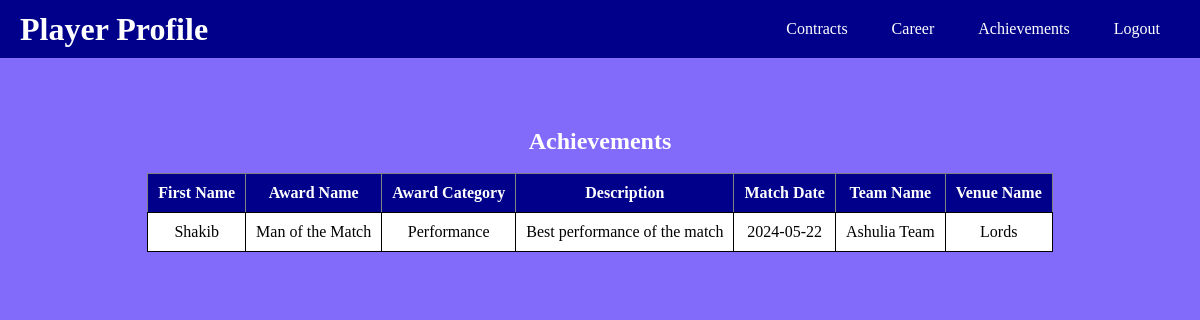
The page /Cricket-Club-Player-Achievement/award.php (signed in) on the database its author committed.
### tables this page shows
CREATE TABLE `Awards` (
  `award_id` int(11) NOT NULL,
  `player_id` int(11) NOT NULL,
  `award_name` varchar(200) NOT NULL,
  `award_category` varchar(100) NOT NULL,
  `description` varchar(50) DEFAULT NULL,
  `match_id` int(11) DEFAULT NULL
);

CREATE TABLE `Player` (
  `player_id` int(11) NOT NULL,
  `first_name` varchar(50) NOT NULL,
  `middle_name` varchar(50) DEFAULT NULL,
  `last_name` varchar(50) NOT NULL,
  `email` varchar(100) NOT NULL,
  `phone_number` varchar(20) NOT NULL,
  `nationality` varchar(50) NOT NULL,
  `dob` date NOT NULL,
  `age` int(11) DEFAULT NULL CHECK (`age` > 12)
);

CREATE TABLE `Matches` (
  `match_id` int(11) NOT NULL,
  `match_date` date NOT NULL,
  `home_team_id` int(11) NOT NULL,
  `away_team_id` int(11) NOT NULL,
  `result` varchar(50) DEFAULT NULL,
  `venue_id` int(11) NOT NULL
);

CREATE TABLE `Team` (
  `team_id` int(11) NOT NULL,
  `team_name` varchar(50) NOT NULL,
  `club_id` int(11) NOT NULL
);

CREATE TABLE `Venue` (
  `venue_id` int(11) NOT NULL,
  `venue_name` varchar(200) NOT NULL,
  `location` varchar(200) NOT NULL
);

### Cricket-Club-Player-Achievement/award.php (the view, shortened to what this page needs)
<?php
include("database.php");
$username = $_SESSION['username'];
$query_awards = "SELECT * FROM Awards NATURAL JOIN Player NATURAL JOIN  Player_Login NATURAL JOIN Matches NATURAL JOIN Venue NATURAL JOIN Contracts NATURAL JOIN Team where Player_Login.username = '$username'";
$result_awards = mysqli_query($conn, $query_awards);
$total = mysqli_num_rows($result_awards);
?>
<!DOCTYPE html>
<html lang="en">
<head>
    <link rel="stylesheet" href="style.css">
</head>
<body>
<div class="navbar">
    <h1>Player Profile</h1>
    <div justify-content-end>
    <a href="display_contracts.php">Contracts</a>
    <a href="career.php">Career</a>
    <a href="award.php">Achievements</a>
    <a class="logout" href="logout.php">Logout</a>
    </div>
</div>
<div class="table-container">
    <?php
    if ($total != 0) {
        echo "<h2>Achievements</h2><br>";
        echo "<table border='1' cellspacing='7'>
            <tr>
                <th>First Name</th>
                <th>Award Name</th>
                <th>Award Category</th>
                <th>Description</th>
                <th>Match Date</th>
                <th>Team Name</th>
                <th>Venue Name</th>
            </tr>";
        while($row = mysqli_fetch_assoc($result_awards)) {
            echo "<tr>
                <td>{$row['first_name']}</td>
                <td>{$row['award_name']}</td>
                <td>{$row['award_category']}</td>
                <td>{$row['description']}</td>
                <td>{$row['match_date']}</td>
                <td>{$row['team_name']}</td>
                <td>{$row['venue_name']}</td>
            </tr>";
        }
        echo "</table>";
    } else {
        echo "<p>No records found</p>";
    }
    ?>
</div>
</body>
</html>

### Cricket-Club-Player-Achievement/style.css (style rules this page uses)
* { margin: 0; padding: 0; box-sizing: border-box; }
body { background-color: rgb(130, 106, 251); padding: 0 10px; }

### Cricket-Club-Player-Achievement/award.php (style rules this page uses)
body { font-family: 'Times New Roman', Times, serif; margin: 0; padding: 0; }
.navbar { display: flex; justify-content: space-between; align-items: center; background-color: darkblue; padding: 10px 20px; }
.navbar h1 { color: white; margin: 0; }
.navbar a { text-decoration: none; padding: 10px 20px; color: white; font-size: 16px; }
.table-container { margin: 30px; margin-top: 70px; text-align: center; }
h2 { color: white; }
table { background-color: white; margin: 0 auto; border-collapse: collapse; }
th { background-color: darkblue; color: white; padding: 10px; }
td { padding: 10px; border: 1px solid black; border-radius: 5px; }
.logout { display: inline-block; }

### rows shown on the page
awards: player.first_name "Shakib", award_name "Man of the Match", award_category "Performance", description "Best performance of the match", match.match_date "2024-05-22", team.team_name "Ashulia Team", venue.venue_name "Lords"
